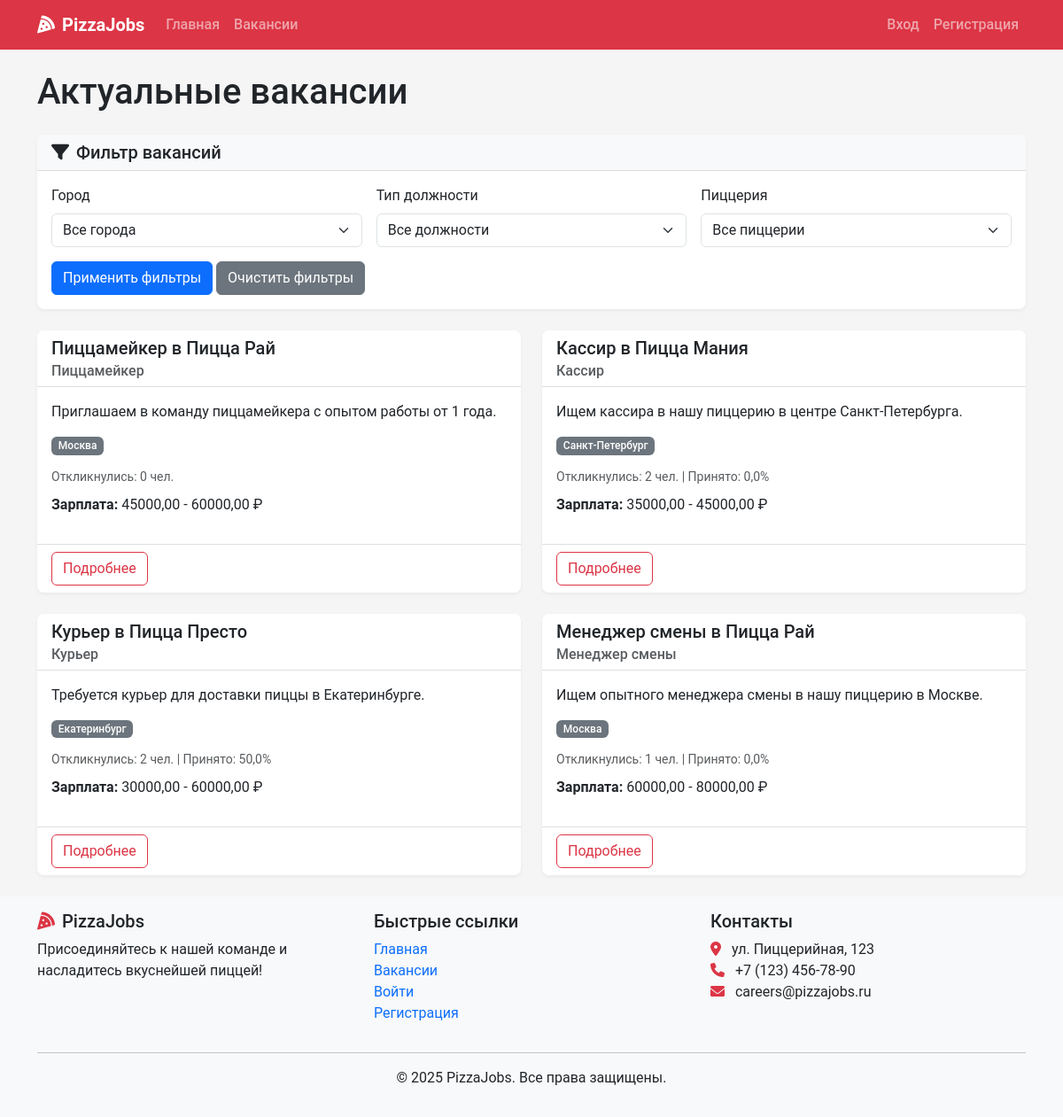
Page /vacancies/ on the committed database.
### recruitment/models.py (models this page shows, shortened)
class Vacancy(models.Model):
    title = models.CharField(max_length=100)
    position_type = models.ForeignKey(PositionType, on_delete=models.CASCADE, related_name='vacancies')
    restaurants = models.ManyToManyField(Restaurant, related_name='vacancies')
    description = models.TextField()
    requirements = models.TextField()
    responsibilities = models.TextField()
    conditions = models.TextField()
    salary_min = models.DecimalField(max_digits=10, decimal_places=2, null=True, blank=True)
    salary_max = models.DecimalField(max_digits=10, decimal_places=2, null=True, blank=True)
    is_active = models.BooleanField(default=True)
    created_at = models.DateTimeField(auto_now_add=True)
    updated_at = models.DateTimeField(auto_now=True)
    created_by = models.ForeignKey(User, on_delete=models.SET_NULL, null=True, related_name='created_vacancies')
    class Meta:
        verbose_name_plural = "Vacancies"

class PositionType(models.Model):
    title = models.CharField(max_length=100, unique=True)
    description = models.TextField()

class Restaurant(models.Model):
    name = models.CharField(max_length=100)
    address = models.CharField(max_length=255)
    city = models.CharField(max_length=100)
    manager = models.ForeignKey(User, on_delete=models.SET_NULL, null=True, blank=True, related_name='managed_restaurants')

### recruitment/views.py (the view)
# urls.py: path('vacancies/', views.vacancy_list, name='vacancy_list'),
def vacancy_list(request):
    city = request.GET.get('city', '')
    position_type = request.GET.get('position_type', '')
    restaurant_id = request.GET.get('restaurant', '')
    vacancies = Vacancy.objects.filter(is_active=True)
    if city:
        vacancies = vacancies.filter(restaurants__city=city)
    if position_type:
        vacancies = vacancies.filter(position_type__title=position_type)
    if restaurant_id:
        vacancies = vacancies.filter(restaurants__id=restaurant_id)
    vacancies = vacancies.annotate(
        total_applications=Count('applications', distinct=True),
        accepted_applications=Count(
            'applications',
            filter=Q(applications__status=ApplicationStatus.ACCEPTED),
            distinct=True
        ),
    ).annotate(
        acceptance_rate=Round(
           Case(
               When(total_applications__gt=0,
                     then=F('accepted_applications') * Value(100.0) / F('total_applications')),
                default=Value(0),
                output_field=FloatField()
            ),
            0
        )
    )
    cities = Restaurant.objects.values_list('city', flat=True).distinct()
    position_types = PositionType.objects.all()
    restaurants = Restaurant.objects.all()
    paginator = Paginator(vacancies.distinct(), 10)
    page_number = request.GET.get('page')
    page_obj = paginator.get_page(page_number)
    context = {
        'page_obj': page_obj,
        'cities': cities,
        'position_types': position_types,
        'restaurants': restaurants,
        'selected_city': city,
        'selected_position_type': position_type,
        'selected_restaurant': restaurant_id,
    }
    return render(request, 'vacancies/list.html', context)

### recruitment/context_processors.py (called while the page is built)
def notifications_processor(request):
    if request.user.is_authenticated:
        unread_count = Notification.objects.filter(user=request.user, read=False).count()
        latest_notifs = Notification.objects.filter(user=request.user).order_by('-created_at')[:5]
    else:
        unread_count = 0
        latest_notifs = []
    return {
        'unread_count': unread_count,
        'latest_notifications': latest_notifs,
    }

### templates/vacancies/list.html (shortened to what this page needs)
{% extends 'base.html' %}
{% block content %}
<div class="container">
    <h1 class="mb-4">Актуальные вакансии</h1>
    <div class="card mb-4 shadow-sm">
        <div class="card-header bg-light">
            <h5 class="mb-0"><i class="fas fa-filter me-2"></i>Фильтр вакансий</h5>
        </div>
        <div class="card-body">
            <form method="get" class="row g-3">
                <div class="col-md-4">
                    <label for="city" class="form-label">Город</label>
                    <select class="form-select" id="city" name="city">
                        <option value="">Все города</option>
                    </select>
                </div>
                <div class="col-md-4">
                    <label for="position_type" class="form-label">Тип должности</label>
                    <select class="form-select" id="position_type" name="position_type">
                        <option value="">Все должности</option>
                    </select>
                </div>
                <div class="col-md-4">
                    <label for="restaurant" class="form-label">Пиццерия</label>
                    <select class="form-select" id="restaurant" name="restaurant">
                        <option value="">Все пиццерии</option>
                    </select>
                </div>
                <div class="col-12">
                    <button type="submit" class="btn btn-primary">Применить фильтры</button>
                    <a href="{% url 'vacancy_list' %}" class="btn btn-secondary">Очистить фильтры</a>
                </div>
            </form>
        </div>
    </div>
    {% if page_obj %}
        <div class="row row-cols-1 row-cols-md-2 g-4">
            {% for vacancy in page_obj %}
                <div class="col">
                    <div class="card h-100 shadow-sm">
                        <div class="card-header bg-white">
                            <h5 class="card-title mb-0">{{ vacancy.title }}</h5>
                            <h6 class="card-subtitle text-muted mt-1">{{ vacancy.position_type.title }}</h6>
                        </div>
                        <div class="card-body">
                            <p class="card-text">{{ vacancy.description|truncatewords:30 }}</p>
                            <div class="d-flex flex-wrap mb-2">
                                {% for restaurant in vacancy.restaurants.all %}
                                    <span class="badge bg-secondary me-1 mb-1">{{ restaurant.city }}</span>
                                {% endfor %}
                            </div>
                            <div class="mb-2">
                                <small class="text-muted">
                                    Откликнулись: {{ vacancy.total_applications }} чел.
                                    {% if vacancy.total_applications > 0 %}
                                        | Принято: {{ vacancy.acceptance_rate }}%
                                    {% endif %}
                                </small>
                            </div>
                            {% if vacancy.salary_min or vacancy.salary_max %}
                                <p class="mt-2">
                                    <strong>Зарплата: </strong>
                                    {% if vacancy.salary_min and vacancy.salary_max %}
                                        {{ vacancy.salary_min }} - {{ vacancy.salary_max }} ₽
                                    {% elif vacancy.salary_min %}
                                        От {{ vacancy.salary_min }} ₽
                                    {% elif vacancy.salary_max %}
                                        До {{ vacancy.salary_max }} ₽
                                    {% endif %}
                                </p>
                            {% endif %}
                        </div>
                        <div class="card-footer bg-white">
                            <a href="{% url 'vacancy_detail' vacancy.id %}" class="btn btn-outline-danger">Подробнее</a>
                        </div>
                    </div>
                </div>
            {% endfor %}
        </div>
    {% else %}
        <div class="alert alert-info">
            <i class="fas fa-info-circle me-2"></i>Не найдено вакансий, соответствующих вашим критериям. Пожалуйста, попробуйте другие фильтры или проверьте позже.
        </div>
    {% endif %}
</div>
{% endblock %}

### static/css/main.css (style rules this page uses)
:root { --pizza-red: #dc3545; --pizza-green: #198754; --pizza-white: #ffffff; --pizza-light: #f8f9fa; --pizza-dark: #212529; --pizza-secondary: #6c757d; }
body { font-family: 'Roboto', 'Segoe UI', Arial, sans-serif; color: var(--pizza-dark); background-color: #f5f5f5; min-height: 100vh; display: flex; flex-direction: column; }
.card { border-radius: 0.5rem; border: none; overflow: hidden; }
.card-header { border-bottom: 1px solid rgba(0, 0, 0, 0.125); }
.card-footer { border-top: 1px solid rgba(0, 0, 0, 0.125); }
.card-header.bg-white { background-color: white; }
.card.shadow-sm { box-shadow: 0 0.125rem 0.25rem rgba(0, 0, 0, 0.05) !important; }
.badge { font-weight: 500; padding: 0.35em 0.65em; }
.badge.bg-secondary { background-color: #6c757d !important; }

### rows in the picture
Vacancy: title "Пиццамейкер в Пицца Рай", position_type "Пиццамейкер", description "Приглашаем в команду пиццамейкера с опытом работы от 1 года.", total_applications "0", salary_min "45000,00", salary_max "60000,00"
Restaurant: city "Москва"
Vacancy: title "Кассир в Пицца Мания", position_type "Кассир", description "Ищем кассира в нашу пиццерию в центре Санкт-Петербурга.", total_applications "2", acceptance_rate "0,0", salary_min "35000,00", salary_max "45000,00"
Restaurant: city "Санкт-Петербург"
Vacancy: title "Курьер в Пицца Престо", position_type "Курьер", description "Требуется курьер для доставки пиццы в Екатеринбурге.", total_applications "2", acceptance_rate "50,0", salary_min "30000,00", salary_max "60000,00"
Restaurant: city "Екатеринбург"
Vacancy: title "Менеджер смены в Пицца Рай", position_type "Менеджер смены", description "Ищем опытного менеджера смены в нашу пиццерию в Москве.", total_applications "1", acceptance_rate "0,0", salary_min "60000,00", salary_max "80000,00"
